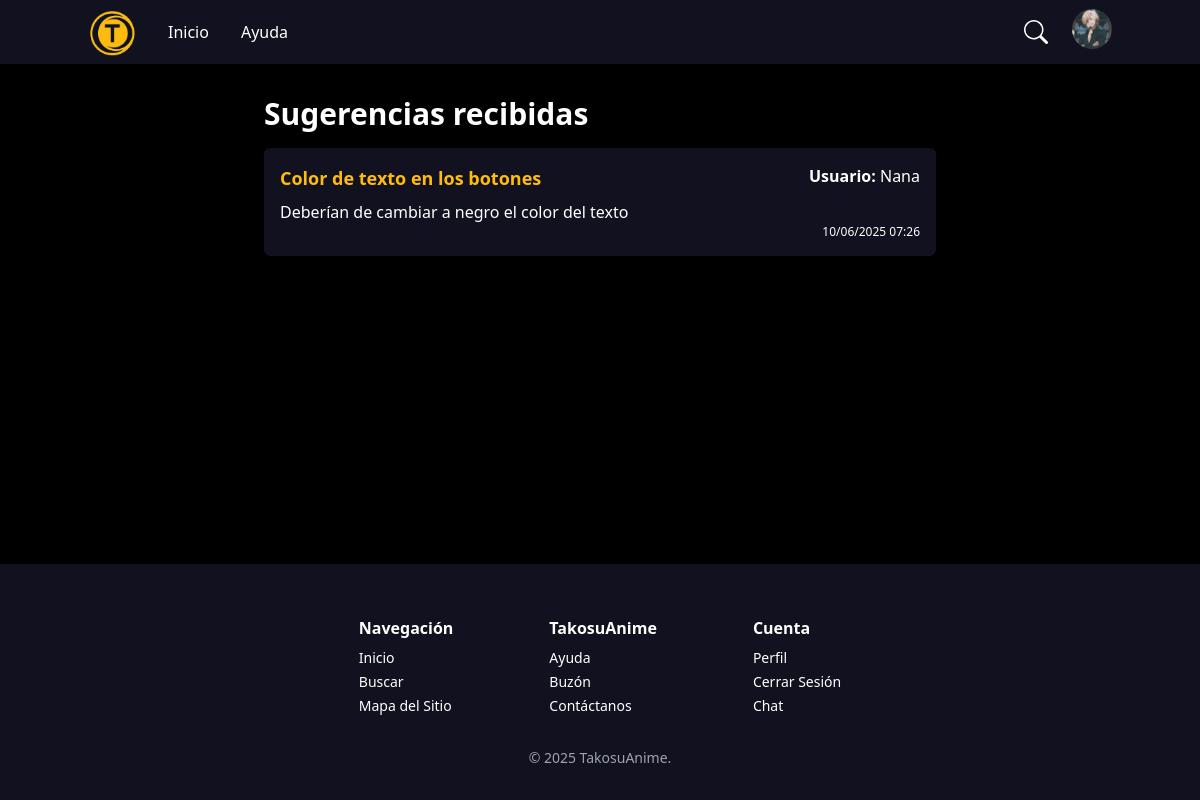
/suggestion/ (signed in), run on an earlier commit of the app's database.
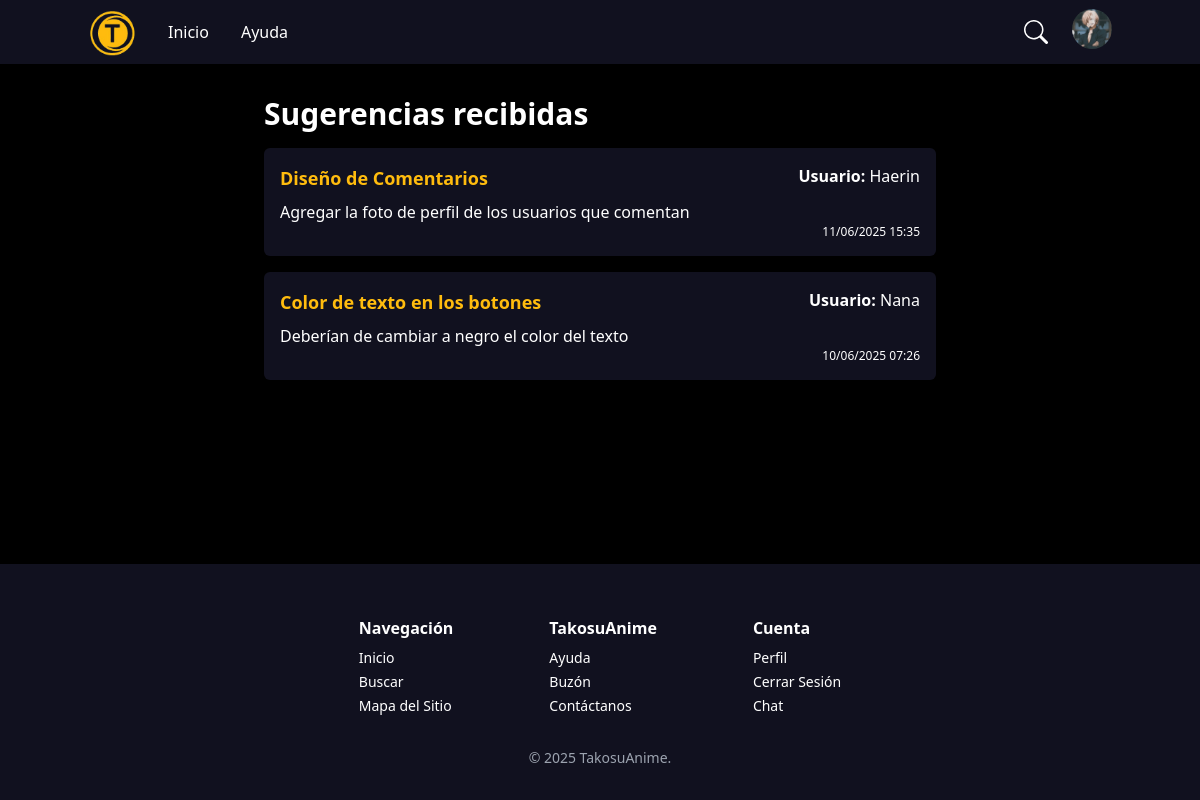
And on a later commit of the database.
### main/models.py (models this page shows, shortened)
class User(AbstractUser):
    icon = models.ImageField(upload_to=user_icon, default="users/default.png", blank=True)
    favorite_animes = models.ManyToManyField('Anime', related_name='favorited_by', blank=True)

class Suggestion(models.Model):
    user = models.ForeignKey(settings.AUTH_USER_MODEL, on_delete=models.SET_NULL, null=True, blank=True)
    subject = models.CharField(max_length=150)
    message = models.TextField()
    created_at = models.DateTimeField(auto_now_add=True)

### main/views.py (the view, shortened to what this page needs)
# urls.py: path('suggestion/', SuggestionView.as_view(), name='suggestion'),
class SuggestionView(LoginRequiredMixin, FormView):
    template_name = 'suggestion.html'
    form_class = SuggestionForm
    success_url = reverse_lazy('suggestion')
    def get_context_data(self, **kwargs):
        context = super().get_context_data(**kwargs)
        if self.request.user.is_superuser:
            context['suggestions'] = Suggestion.objects.select_related('user').order_by('-created_at')
        return context

### main/templates/suggestion.html (shortened to what this page needs)
{% extends "base.html" %}
{% load form_filters %}
{% block content %}
    {% if user.is_superuser %}
        <div class="max-w-2xl mx-auto">
            <h2 class="text-white text-3xl font-bold mb-4">Sugerencias recibidas</h2>
            {% if suggestions %}
                <ul class="space-y-4">
                    {% for suggestion in suggestions %}
                        <li class="[background-color:#11111F] p-4 rounded-md text-white">
                            <div class="flex justify-between items-start">
                                <strong class="text-lg [color:#FFBC0E]">{{ suggestion.subject }}</strong>
                                <span><strong>Usuario:</strong> {{ suggestion.user.username }}</span>
                            </div>
                            <p class="mt-2">{{ suggestion.message }}</p>
                            <div class="flex justify-end">
                                <p class="text-xs">{{ suggestion.created_at|date:"d/m/Y H:i" }}</p>
                            </div>
                        </li>
                    {% endfor %}
                </ul>
            {% else %}
                <p class="text-white">No hay sugerencias.</p>
            {% endif %}
        </div>
    {% endif %}
{% endblock %}

### main/templates/base.html (shortened to what this page needs)
<!DOCTYPE html>
<html lang="en">
<head>
    {% load static %}
    <script src="https://cdn.tailwindcss.com"></script>
    <link rel="stylesheet" href="{% static 'css/style.css' %}">
</head>
<body  class="bg-black min-h-screen flex flex-col">
    <header style="background-color: #11111F;" class="text-white py-2 h-16">
        <div class="container mx-auto flex justify-between items-center">
            <div class="flex items-center space-x-8">
                <div class="flex items-end space-x-2">
                    <a href="{% url 'anime_list' %}"><img src="{% static 'images/logo.png' %}" alt="TakosuAnime" class="h-12"></a>
                </div>
                <a href="{% url 'anime_list' %}" class="text-white hover:text-yellow-400">Inicio</a>
                <a href="{% url 'help' %}">Ayuda</a>
            </div>
            <div class="flex items-center space-x-4">
                <div class="flex items-center relative">
                    <a href="{% url 'search' %}" class="text-white h-10 w-10 flex items-center justify-center  hover:text-yellow-400">
                        <svg xmlns="http://www.w3.org/2000/svg" width="24" height="24" fill="currentColor" class="bi bi-search" viewBox="0 0 16 16">
                            <path d="M11.742 10.344a6.5 6.5 0 1 0-1.397 1.398h-.001q.044.06.098.115l3.85 3.85a1 1 0 0 0 1.415-1.414l-3.85-3.85a1 1 0 0 0-.115-.1zM12 6.5a5.5 5.5 0 1 1-11 0 5.5 5.5 0 0 1 11 0"/>
                        </svg>
                    </a>
                </div>
                <div class="relative">
                    {% if request.user.is_authenticated %}
                        <button id="profileMenuButton" class="inline-block focus:outline-none">
                            <img src="{{ user.icon.url }}" alt="{{ user.username }}" class="w-10 h-10 rounded-full object-cover" />
                        </button>
                    {% else %}
                        <a href="{% url 'login' %}" class="text-white py-2 px-4 rounded-md hover:text-yellow-500">Iniciar Sesión</a>
                        |
                        <a href="{% url 'signup' %}" class="text-white py-2 px-4 rounded-md hover:text-yellow-500">Registrarse</a>
                    {% endif %}
                </div>
            </div>
        </div>
    </header>
    <main class="container mx-auto py-8 flex-grow">
        {% block content %}
        {% endblock %}
    </main>
    <footer style="background-color: #11111F;" class="text-white py-8">
        <div class="container mx-auto flex flex-col md:flex-row md:gap-x-20 justify-center items-start text-sm pt-5">
            <div class="px-2">
                <span class="font-semibold text-base">Navegación</span>
                <div class="flex flex-col space-y-1 pt-2">
                    <a href="{% url 'anime_list' %}">Inicio</a>
                    <a href="{%  url 'search' %}">Buscar</a>
                    <a href="{% url 'sitemap' %}">Mapa del Sitio</a>
                </div>
            </div>
            <div class="px-2">
                <span class="font-semibold text-base">TakosuAnime</span>
                <div class="flex flex-col pt-2 space-y-1">
                    <a href="{% url 'help' %}">Ayuda</a>
                    <a href="{% url 'suggestion' %}">Buzón</a>
                    <a href="{% url 'contact' %}">Contáctanos</a>
                </div>
            </div>
            <div class="px-2">
                <span class="font-semibold text-base">Cuenta</span>
                <div class="flex flex-col pt-2 space-y-1">
                {% if request.user.is_authenticated %}
                    <a href="{% url 'profile' user.id %}">Perfil</a>
                    <form action="{% url 'logout' %}" method="post" class="block">
                        <button type="submit" class="hover:[color:#FFBC0E]">
                            Cerrar Sesión
                        </button>
                    </form>
                {% else %}
                    <a href="{% url 'login' %}">Iniciar Sesión</a>
                    <a href="{% url 'signup' %}">Registrarse</a>
                {% endif%}
                    <a href="{% url 'home_redirect' %}">Chat</a>
                </div>
            </div>
        </div>
        <div class="text-sm text-gray-400 text-center pt-8" >
            © 2025 TakosuAnime.
        </div>
    </footer>
</body>
</html>

### static/css/style.css (style rules this page uses)
a { color: white ; }

What changed in the data, as far as the page shows it:
added Suggestion: subject "Diseño de Comentarios", user.username "Haerin", message "Agregar la foto de perfil de los usuarios que comentan", created_at "11/06/2025 15:35"
